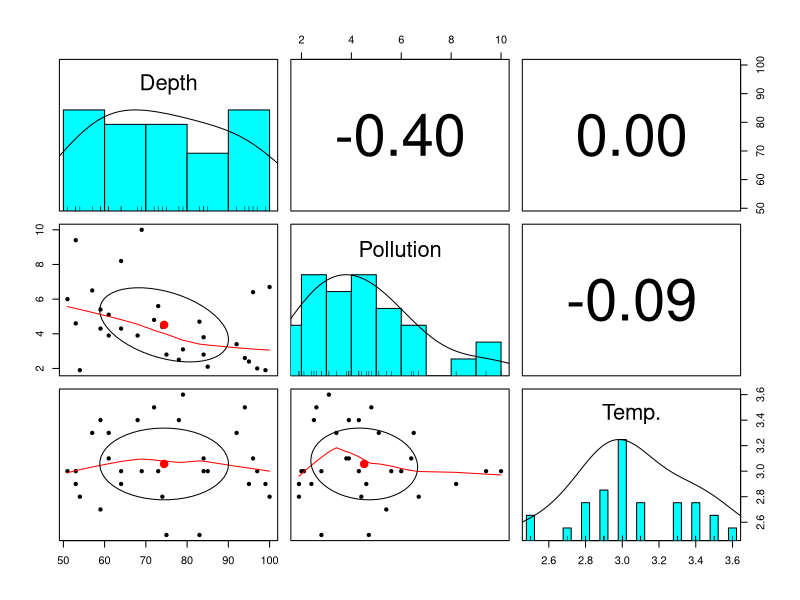
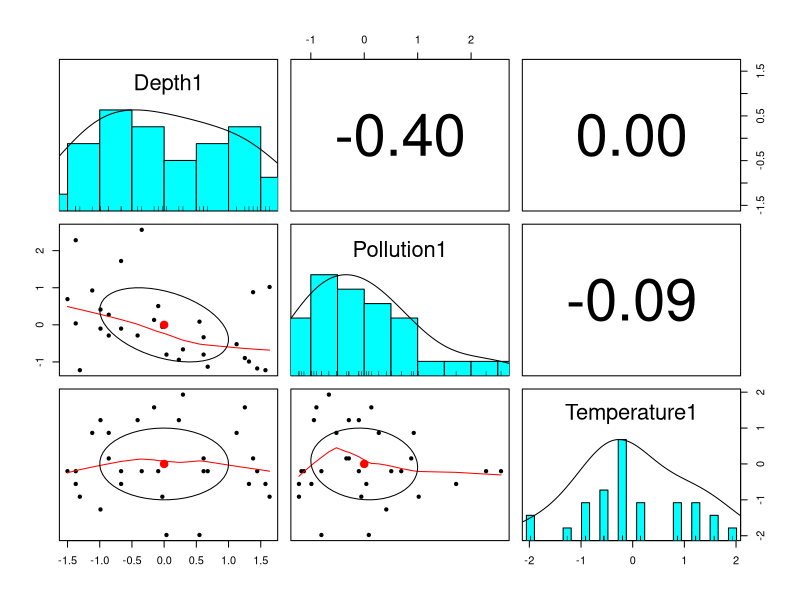
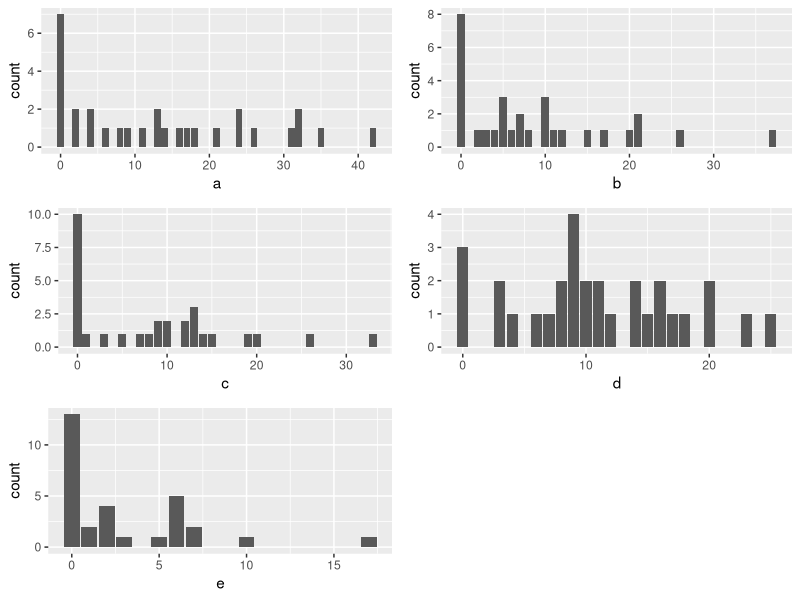

Recreate these plots in R, in order.
## ---- chunk 1
R.version.string
## ---- chunk 2
knitr::opts_chunk$set(echo = TRUE)
library(stats)
library(readxl)
library(dplyr)
library(vegan)
library(psych)
library(gridExtra)
library(ggplot2)
## ---- chunk 3
bioenv <- read_excel("bioenv.xlsx", sheet = 1)

bioenv$Sitio <- as.factor(bioenv$Sitio)
bioenv$Sediment <- as.factor(bioenv$Sediment)
summary(bioenv)
str(bioenv)
## ---- chunk 4
pairs.panels(bioenv[7:9])
## ---- chunk 5
# Crea nuevas variables
val_estandarizado <- bioenv %>%
 select(Sitio, Depth, Pollution, Temp.) %>%
 mutate(
Depth1 = (Depth - mean(Depth)) / sd(Depth),
Pollution1 = (Pollution - mean(Pollution)) / sd(Pollution),
Temperature1 = (Temp. - mean(Temp.)) / sd(Temp.))
## ---- chunk 6
pairs.panels(val_estandarizado[5:7])
## ---- chunk 7
dist_euclidea <- dist(val_estandarizado[5:7])
class(dist_euclidea)
# extracto de matriz de distancia
dist_euclidea <- as.matrix(dist_euclidea)
class(dist_euclidea)
dist_euclidea[c(1:4),c(1:4)]

## ---- chunk 8
a<- ggplot(bioenv, aes(a))+
  geom_bar()

b<- ggplot(bioenv, aes(b))+
  geom_bar()

c<- ggplot(bioenv, aes(c))+
  geom_bar()

d<- ggplot(bioenv, aes(d))+
  geom_bar()

e<- ggplot(bioenv, aes(e))+
  geom_bar()

grid.arrange(a, b, c, d, e, ncol=2, nrow =3)
## ---- chunk 9
t_bioenv <- t(bioenv[2:6])
colnames(t_bioenv) <- c("s1",	"s2",	"s3",	"s4",	"s5",	"s6",	"s7",	"s8",	"s9",	"s10",	"s11",	"s12",	"s13",	"s14",	"s15",	"s16",	"s17",	"s18",	"s19",	"s20",	"s21",	"s22",	"s23",	"s24",	"s25",	"s26",	"s27",	"s28",	"s29",	"s30")
rownames(t_bioenv) <- c("a","b","c","d","e")
res <- cor(t_bioenv, method = "spearman")
round(res[c(1:7),c(1:7)], 2)
## ---- chunk 10

Bray_curtis <- vegdist(bioenv[2:6], method="bray", binary=FALSE, diag=FALSE, upper=FALSE, na.rm = FALSE)*100
Bray_curtis <- as.matrix(Bray_curtis)
round(Bray_curtis[c(1:7),c(1:7)], 1)
